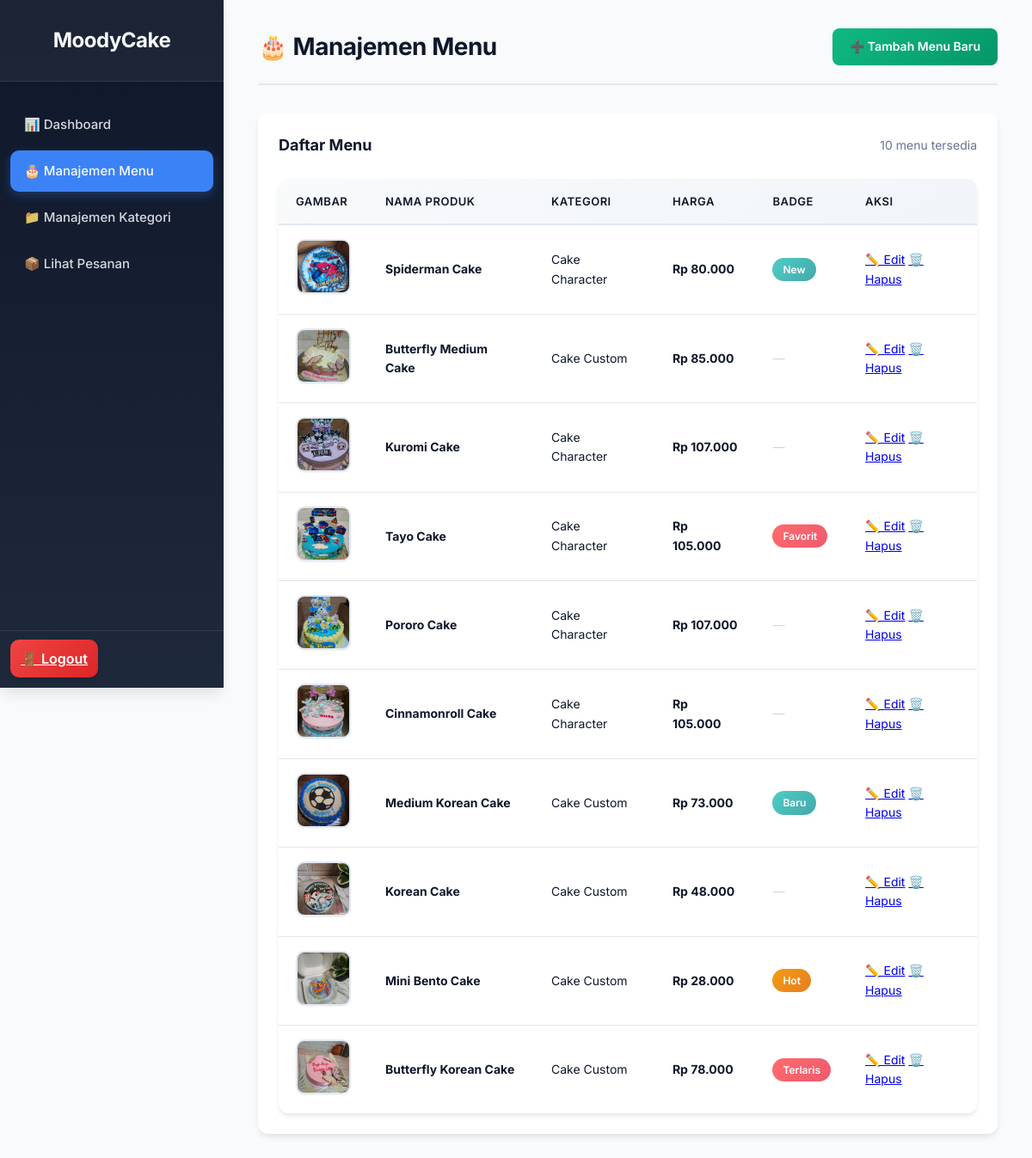
Screenshot of /admin/products.php (signed in) with the database file from the repository.
### tables this page shows
CREATE TABLE `products` (
  `id` int NOT NULL,
  `category_id` int NOT NULL,
  `name` varchar(255) NOT NULL,
  `description` text,
  `price` int NOT NULL,
  `image` varchar(255) NOT NULL,
  `badge_text` varchar(50) DEFAULT NULL,
  `badge_type` varchar(50) DEFAULT NULL
);

CREATE TABLE `categories` (
  `id` int NOT NULL,
  `name` varchar(100) NOT NULL,
  `slug` varchar(100) NOT NULL
);

### admin/products.php (the view, shortened to what this page needs)
<?php
include 'header.php';
include '../db_connect.php';
$action = $_GET['action'] ?? 'view';
?>
<?php if ($action == 'view'): ?>
    <div class="content-header">
        <h1>🎂 Manajemen Menu</h1>
        <a href="products.php?action=add" class="btn btn-success">➕ Tambah Menu Baru</a>
    </div>
    <div style="background: white; padding: 24px; border-radius: 12px; box-shadow: 0 4px 6px -1px rgba(0, 0, 0, 0.1);">
        <div style="display: flex; justify-content: space-between; align-items: center; margin-bottom: 20px;">
            <h3 style="font-size: 18px; font-weight: 700; margin: 0;">Daftar Menu</h3>
            <span style="color: #64748b; font-size: 14px;">
                <?php
                $count = $conn->query("SELECT COUNT(*) as count FROM products")->fetch_assoc()['count'];
                echo $count . " menu tersedia";
                ?>
            </span>
        </div>
        <table>
            <thead>
                <tr>
                    <th>Gambar</th>
                    <th>Nama Produk</th>
                    <th>Kategori</th>
                    <th>Harga</th>
                    <th>Badge</th>
                    <th>Aksi</th>
                </tr>
            </thead>
            <tbody>
                <?php
                $sql = "SELECT p.*, c.name as category_name FROM products p LEFT JOIN categories c ON p.category_id = c.id ORDER BY p.id DESC";
                $result = $conn->query($sql);
                while($row = $result->fetch_assoc()):
                ?>
                <tr>
                    <td><img src="<?php echo BASE_URL . 'img/' . htmlspecialchars($row['image']); ?>" alt="" class="product-thumb"></td>
                    <td><strong><?php echo htmlspecialchars($row['name']); ?></strong></td>
                    <td><?php echo htmlspecialchars($row['category_name']); ?></td>
                    <td><strong><?php echo "Rp " . number_format($row['price'], 0, ',', '.'); ?></strong></td>
                    <td>
                        <?php if($row['badge_text']): ?>
                            <span class="badge <?php echo htmlspecialchars($row['badge_type']); ?>">
                                <?php echo htmlspecialchars($row['badge_text']); ?>
                            </span>
                        <?php else: ?>
                            <span style="color: #cbd5e1;">—</span>
                        <?php endif; ?>
                    </td>
                    <td class="action-links">
                        <a href="products.php?action=edit&id=<?php echo $row['id']; ?>" class="edit">✏️ Edit</a>
                        <a href="products.php?action=delete&id=<?php echo $row['id']; ?>" class="delete" onclick="return confirm('Yakin ingin menghapus produk ini?');">🗑️ Hapus</a>
                    </td>
                </tr>
                <?php endwhile; ?>
            </tbody>
        </table>
    </div>
<?php endif; ?>
<?php
include 'footer.php';
?>

### admin/header.php (shortened to what this page needs)
<?php
$currentPage = basename($_SERVER['SCRIPT_NAME']);
?>
<!DOCTYPE html>
<html lang="id">
<head>
    <link rel="stylesheet" href="admin_style.css">
</head>
<body>
    <div class="admin-wrapper">
        <aside class="sidebar">
            <h2>MoodyCake</h2>
            <nav>
                <ul>
                    <li>
                        <a href="dashboard.php" class="<?php echo ($currentPage == 'dashboard.php') ? 'active' : ''; ?>">
                            📊 Dashboard
                        </a>
                    </li>
                    <li>
                        <a href="products.php" class="<?php echo ($currentPage == 'products.php') ? 'active' : ''; ?>">
                            🎂 Manajemen Menu
                        </a>
                    </li>
                    <li>
                        <a href="categories.php" class="<?php echo ($currentPage == 'categories.php') ? 'active' : ''; ?>">
                            📁 Manajemen Kategori
                        </a>
                    </li>
                    <li>
                        <a href="orders.php" class="<?php echo ($currentPage == 'orders.php') ? 'active' : ''; ?>">
                            📦 Lihat Pesanan
                        </a>
                    </li>
                </ul>
            </nav>
            <div class="logout">
                <a href="logout.php">🚪 Logout</a>
            </div>
        </aside>
        <main class="main-content">

### admin/footer.php
</main>
    </div>
</body>
</html>

### admin/admin_style.css (style rules this page uses)
:root { --bg-primary: #0f172a; --bg-secondary: #1e293b; --bg-card: #ffffff; --bg-hover: #334155; --accent-blue: #3b82f6; --accent-blue-hover: #2563eb; --accent-green: #10b981; --accent-red: #ef4444; --accent-orange: #f59e0b; --accent-purple: #8b5cf6; --text-primary: #0f172a; --text-secondary: #64748b; --text-light: #f8fafc; --border-color: #e2e8f0; --shadow-sm: 0 1px 2px 0 rgba(0, 0, 0, 0.05); --shadow-md: 0 4px 6px -1px rgba(0, 0, 0, 0.1); --shadow-lg: 0 10px 15px -3px rgba(0, 0, 0, 0.1); }
* { margin: 0; padding: 0; box-sizing: border-box; }
body { font-family: 'Inter', -apple-system, BlinkMacSystemFont, "Segoe UI", Roboto, sans-serif; background-color: #f8fafc; color: var(--text-primary); line-height: 1.6; }
.admin-wrapper { display: flex; min-height: 100vh; }
.sidebar { width: 260px; background: linear-gradient(180deg, var(--bg-primary) 0%, var(--bg-secondary) 100%); color: var(--text-light); height: 100vh; position: fixed; padding: 0; display: flex; flex-direction: column; box-shadow: var(--shadow-lg); z-index: 1000; }
.sidebar h2 { text-align: center; color: var(--text-light); padding: 28px 20px; font-size: 24px; font-weight: 700; letter-spacing: -0.5px; border-bottom: 1px solid rgba(255, 255, 255, 0.1); background: rgba(255, 255, 255, 0.05); }
.sidebar nav { flex: 1; padding: 20px 0; overflow-y: auto; }
.sidebar nav ul { list-style: none; }
.sidebar nav li { margin: 6px 12px; }
.sidebar nav a { color: var(--text-light); text-decoration: none; display: flex; align-items: center; padding: 12px 16px; border-radius: 10px; transition: all 0.2s ease; font-weight: 500; font-size: 15px; opacity: 0.85; }
.sidebar nav a.active { background: var(--accent-blue); opacity: 1; box-shadow: 0 4px 12px rgba(59, 130, 246, 0.3); }
.sidebar .logout { padding: 20px 12px; border-top: 1px solid rgba(255, 255, 255, 0.1); margin-top: auto; }
.sidebar .logout a { background: linear-gradient(135deg, var(--accent-red) 0%, #dc2626 100%); color: white; text-align: center; justify-content: center; padding: 12px; border-radius: 10px; font-weight: 600; box-shadow: var(--shadow-md); transition: all 0.2s ease; opacity: 1; }
.main-content { margin-left: 260px; padding: 32px 40px; width: calc(100% - 260px); background: #f8fafc; min-height: 100vh; }
.content-header { margin-bottom: 32px; display: flex; justify-content: space-between; align-items: center; padding-bottom: 20px; border-bottom: 2px solid var(--border-color); }
.content-header h1 { font-size: 28px; font-weight: 700; color: var(--text-primary); letter-spacing: -0.5px; }
.btn { padding: 10px 20px; border: none; border-radius: 8px; text-decoration: none; color: white; cursor: pointer; font-weight: 600; font-size: 14px; transition: all 0.2s ease; display: inline-flex; align-items: center; gap: 8px; box-shadow: var(--shadow-sm); }
.btn-success { background: linear-gradient(135deg, var(--accent-green) 0%, #059669 100%); }
table { width: 100%; border-collapse: separate; border-spacing: 0; margin-top: 24px; background-color: var(--bg-card); border-radius: 12px; overflow: hidden; box-shadow: var(--shadow-md); }
thead { background: linear-gradient(135deg, #f8fafc 0%, #f1f5f9 100%); }
th { padding: 16px 20px; text-align: left; font-weight: 600; color: var(--text-primary); font-size: 13px; text-transform: uppercase; letter-spacing: 0.5px; border-bottom: 2px solid var(--border-color); }
td { padding: 16px 20px; border-bottom: 1px solid var(--border-color); color: var(--text-primary); font-size: 14px; }
tbody tr { transition: all 0.2s ease; }
tbody tr:last-child td { border-bottom: none; }
td img.product-thumb { width: 64px; height: 64px; object-fit: cover; border-radius: 10px; box-shadow: var(--shadow-sm); border: 2px solid var(--border-color); }
.badge { display: inline-block; padding: 4px 12px; border-radius: 20px; font-size: 12px; font-weight: 600; color: white; }
.badge-popular { background: linear-gradient(135deg, #ff6b6b 0%, #ee5a6f 100%); }
.badge-new { background: linear-gradient(135deg, #4ecdc4 0%, #44a8aa 100%); }
.badge-featured { background: linear-gradient(135deg, #f39c12 0%, #e67e22 100%); }

### rows the page displays
products: image (picture), name "Spiderman Cake", category.name "Cake Character", price "80.000", badge_text "New"
products: image (picture), name "Butterfly Medium Cake", category.name "Cake Custom", price "85.000"
products: image (picture), name "Kuromi Cake", category.name "Cake Character", price "107.000"
products: image (picture), name "Tayo Cake", category.name "Cake Character", price "105.000", badge_text "Favorit"
products: image (picture), name "Pororo Cake", category.name "Cake Character", price "107.000"
products: image (picture), name "Cinnamonroll Cake", category.name "Cake Character", price "105.000"
products: image (picture), name "Medium Korean Cake", category.name "Cake Custom", price "73.000", badge_text "Baru"
products: image (picture), name "Korean Cake", category.name "Cake Custom", price "48.000"
products: image (picture), name "Mini Bento Cake", category.name "Cake Custom", price "28.000", badge_text "Hot"
products: image (picture), name "Butterfly Korean Cake", category.name "Cake Custom", price "78.000", badge_text "Terlaris"

### other values shown
$count "10"
